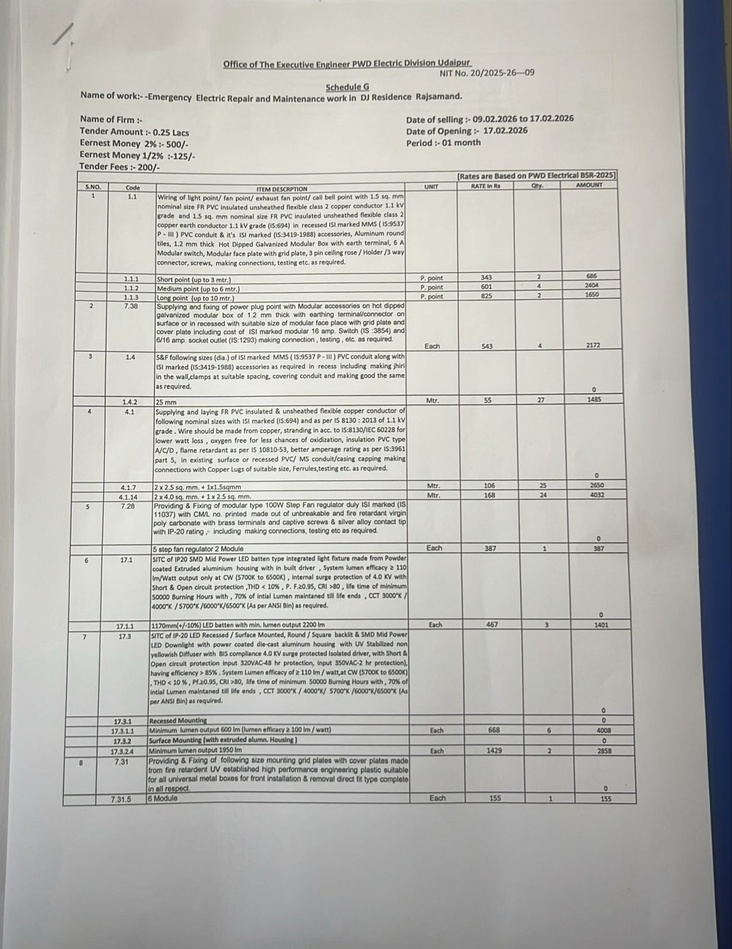
#> input picture BillGeneratorContractor/INPUT/work_order_samples/work_01_27022026/WhatsApp Image 2026-02-25 at 1.13.49 PM.jpeg, 732 x 949 px, shrunk from 1234 x 1600 before the run
$ python -i auto_create_input_from_images.py   (imports and definitions only)
#> lines starting #> are read from the running program, lines starting #| are printed output that depends on the picture; after the words box and inside, x2 and y2 are one past the last pixel; in counts of white or black regions, pixels touching at a corner belong together
#!/usr/bin/env python3
"""
AUTOMATED: Create INPUT Excel from Work Order Images + QTY.txt
Extracts ALL data from images using OCR
"""
import sys
from pathlib import Path
import pandas as pd
from datetime import datetime
import openpyxl
from openpyxl.styles import Font

sys.path.insert(0, str(Path(__file__).parent))

try:
    import pytesseract
    from PIL import Image
    import cv2
    import numpy as np
except ImportError as e:
    print(f"❌ Missing dependency: {e}")
    print("Install: pip install pytesseract pillow opencv-python-headless")
    sys.exit(1)

# [11 lines left out: function read_qty_file, not called in this run]

def preprocess_image(image_path):
    """Preprocess image for better OCR"""
    img = cv2.imread(str(image_path))
#> img is the input picture: shape (949, 732, 3); mean B, G, R 178.9, 183.1, 182.9
    gray = cv2.cvtColor(img, cv2.COLOR_BGR2GRAY)
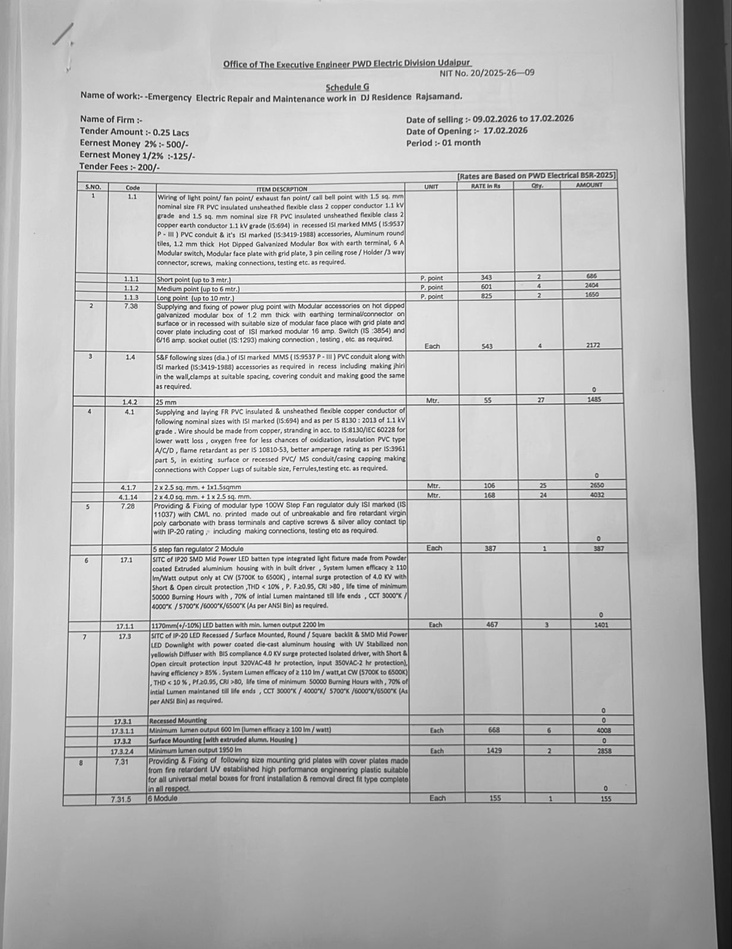
#> gray: shape (949, 732); min 18, max 255, mean 182.6
    denoised = cv2.fastNlMeansDenoising(gray, None, 10, 7, 21)
    _, binary = cv2.threshold(denoised, 0, 255, cv2.THRESH_BINARY + cv2.THRESH_OTSU)
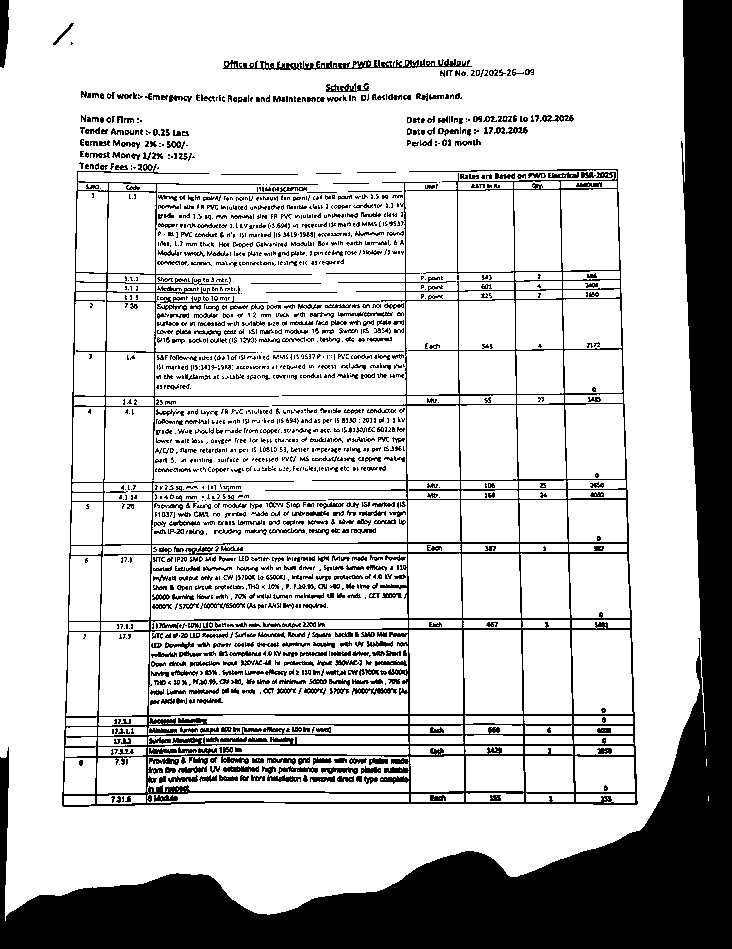
#> binary: shape (949, 732); 77.3% white; 1613 black regions (1002 under 20 px), largest, box (x1, y1, x2, y2) and area: (0, 0, 732, 949) 93136, (62, 164, 638, 807) 26788, (223, 59, 472, 70) 1140
    return binary

# [245 lines left out: functions extract_text_from_image, extract_all_text_from_images, parse_work_order_data, create_excel_with_ocr, main, not called in this run]

# [3 lines not run here, left out]

>>> result = preprocess_image('INPUT/work_order_samples/work_01_27022026/WhatsApp Image 2026-02-25 at 1.13.49 PM.jpeg')

$ run again, on BillGeneratorContractor/INPUT/work_order_samples/work_01_27022026/WhatsApp Image 2026-02-25 at 1.15.19 PM.jpeg
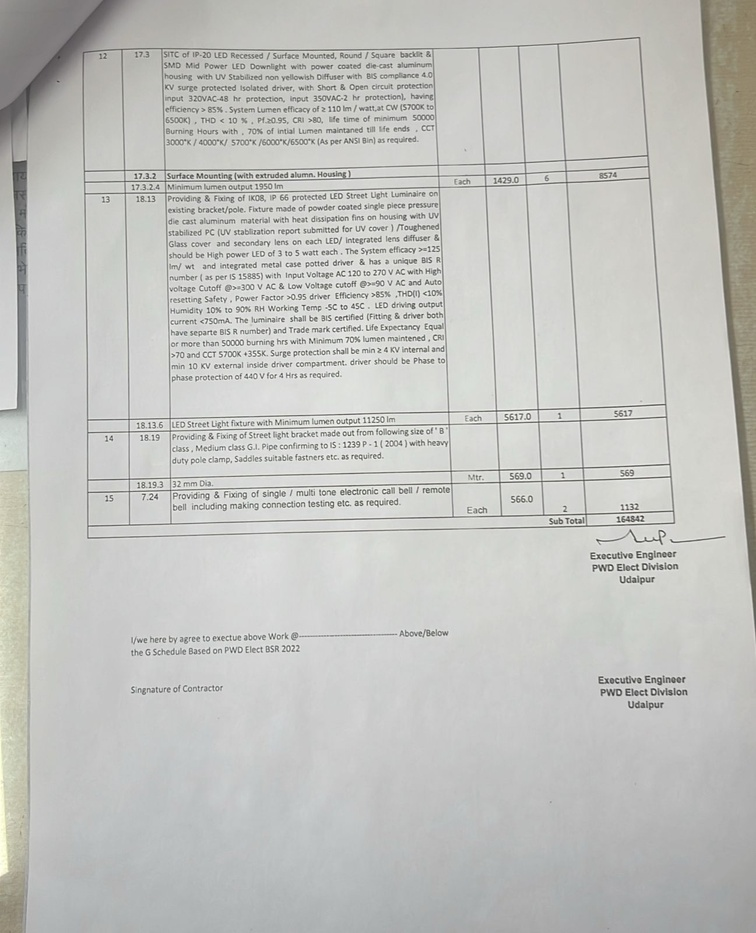
#> input picture BillGeneratorContractor/INPUT/work_order_samples/work_01_27022026/WhatsApp Image 2026-02-25 at 1.15.19 PM.jpeg, 756 x 933 px, shrunk from 1297 x 1600 before the run
#> in preprocess_image, img is the input picture: shape (933, 756, 3); mean B, G, R 191.1, 194.4, 193.9
#> in preprocess_image, `_, binary = cv2.threshold(denoised, 0, 255, cv2.THRESH_BINARY + cv2.TH..`:
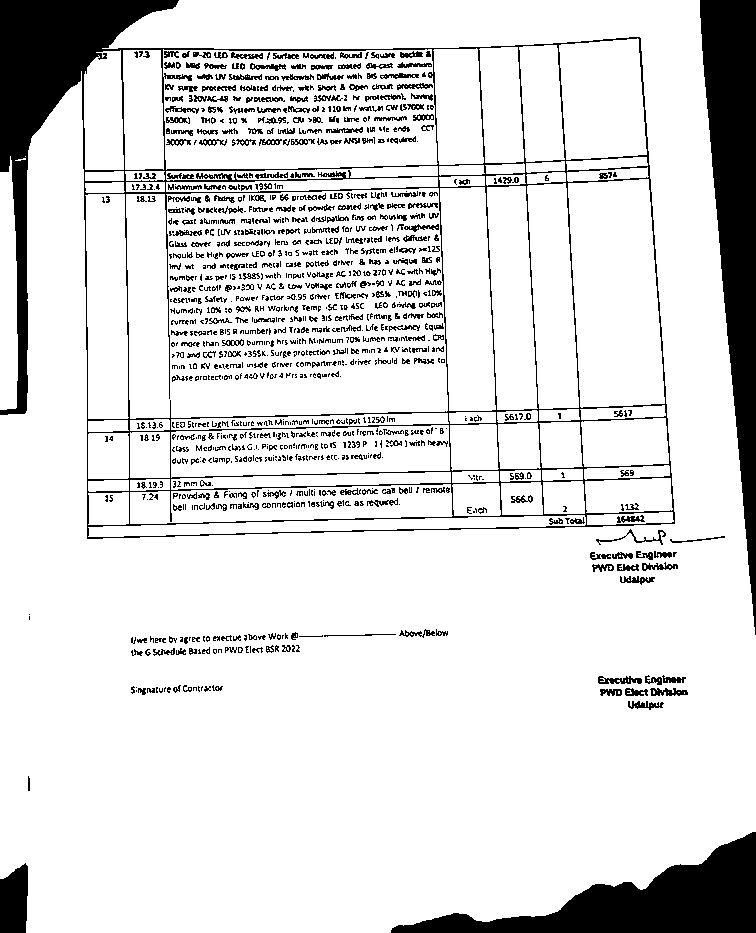
#> binary: shape (933, 756); 86.8% white; 1164 black regions (701 under 20 px), largest, box (x1, y1, x2, y2) and area: (0, 0, 675, 539) 30303, (700, 0, 756, 635) 18793, (391, 832, 756, 933) 14541
